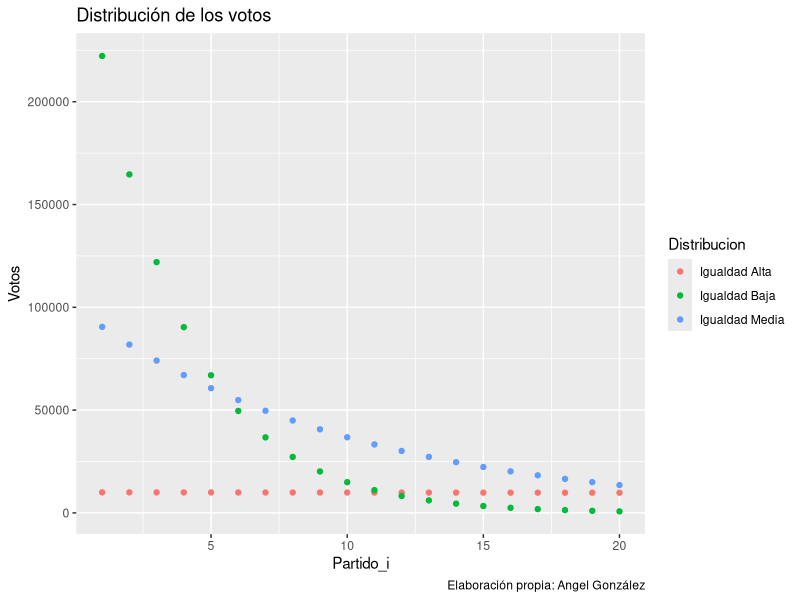
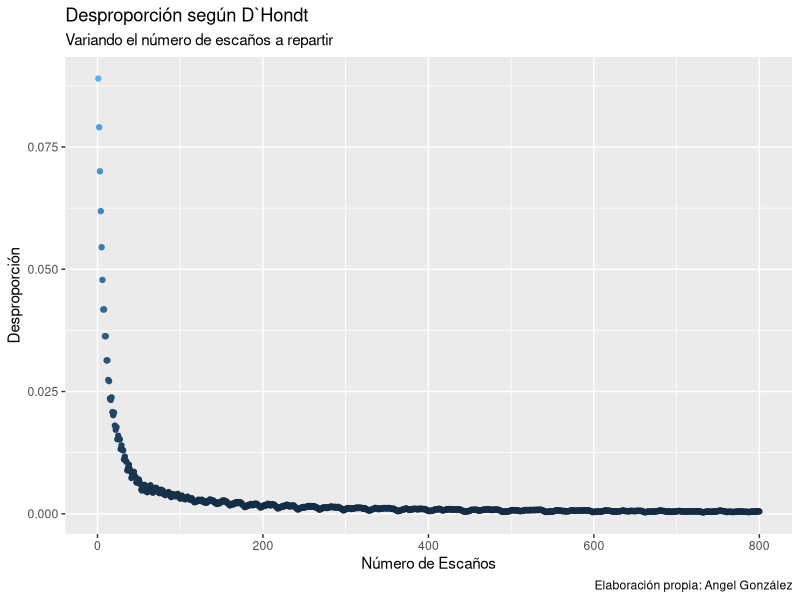
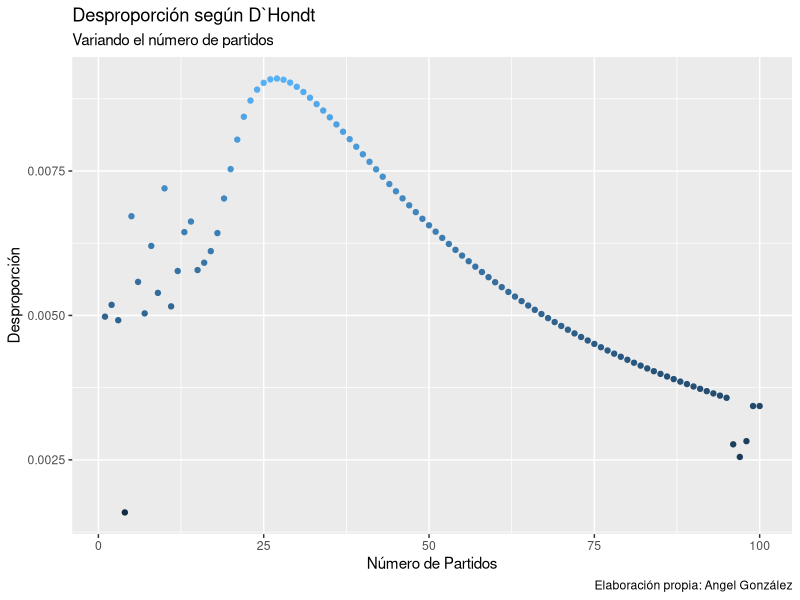
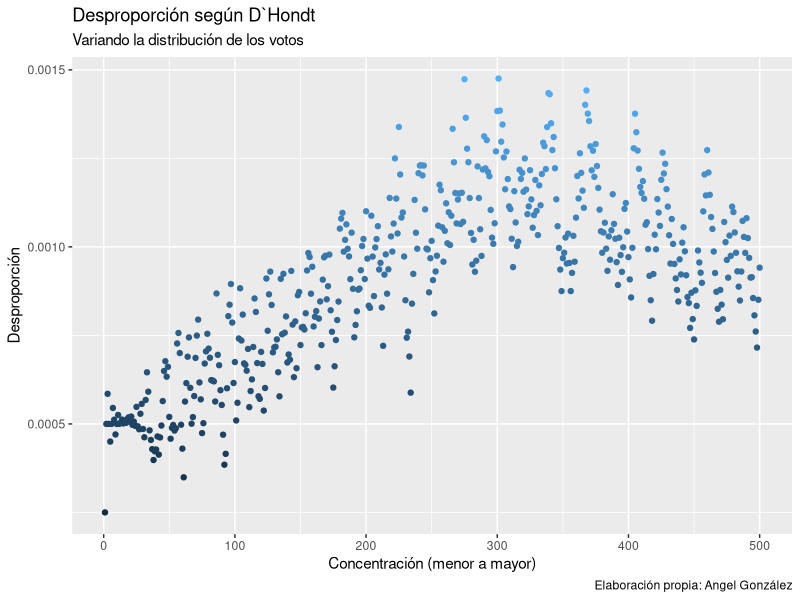
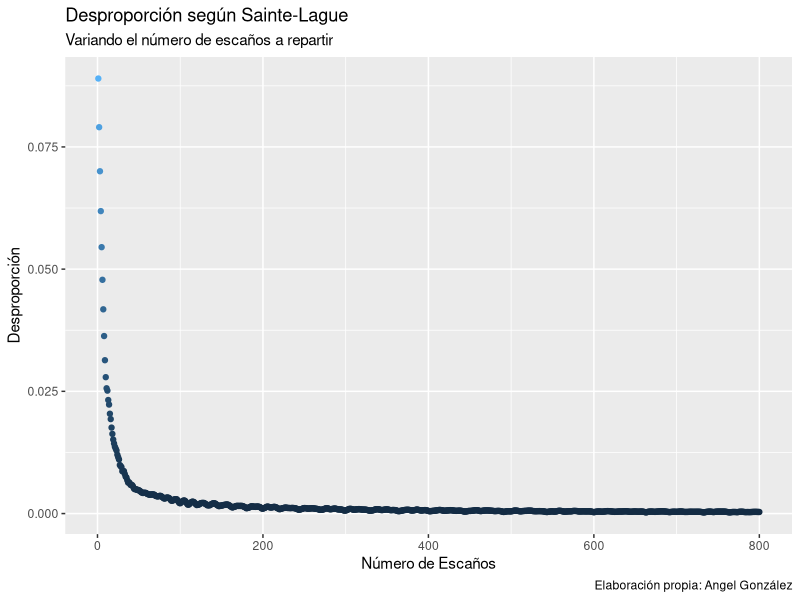
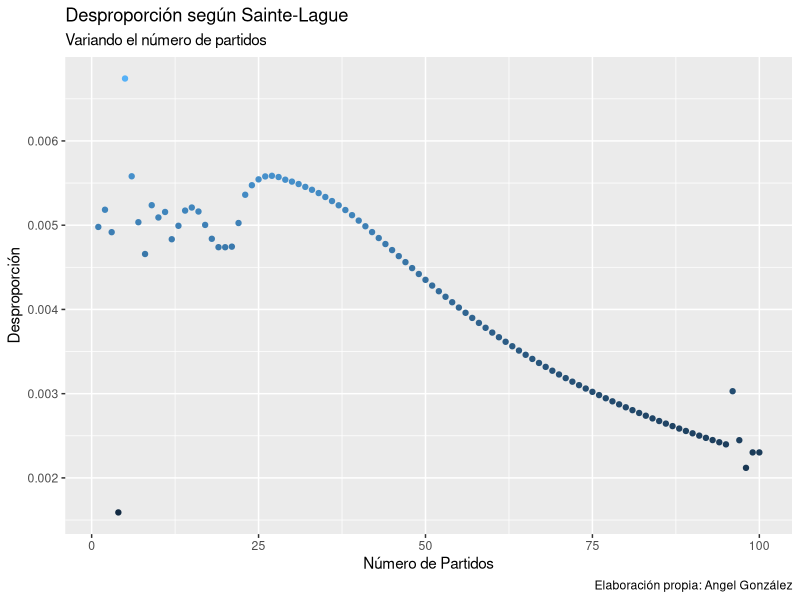
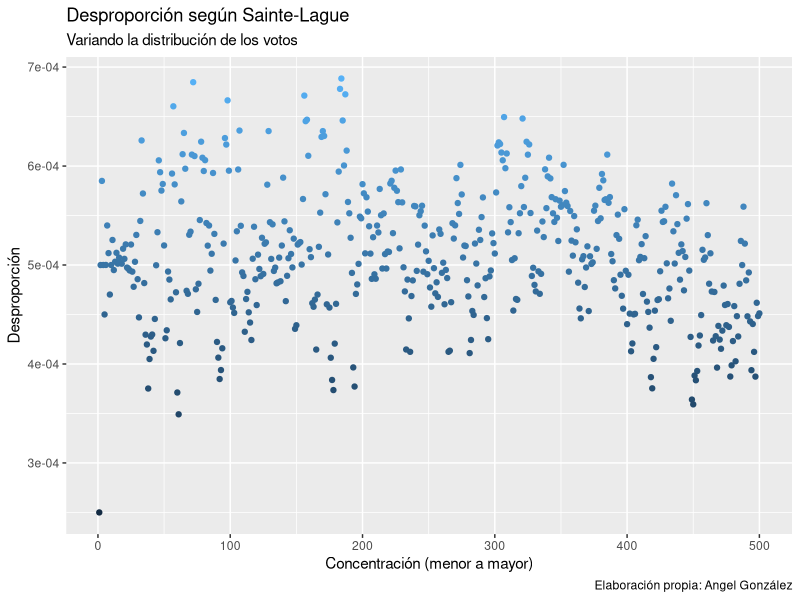
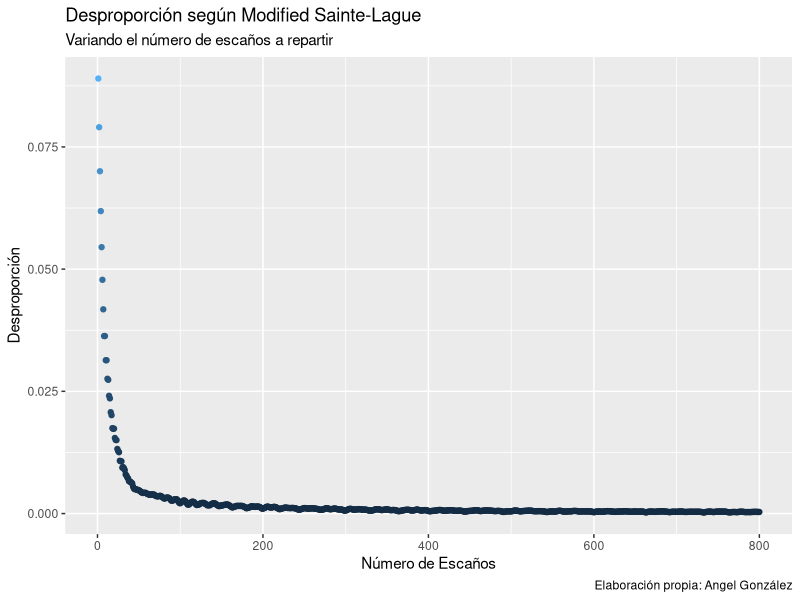

Source code (R) for these figures, in order: (Note: this script raises an error after producing the figures.)
## ---- chunk 1
knitr::opts_chunk$set(
  fig.path = "figurasR/",
  echo = FALSE, warning = FALSE, message = FALSE,
  fig.pos = "H", fig.align = "center", out.width = "95%",
  cache = FALSE
)
## ---- chunk 2
library(ggplot2)


# Fijar número de partidos
partidos <- paste("Partido_", seq_len(20), sep = "")

# Modificar la distribución de los votos
votos <- trunc(rep(x = 10e5, length(partidos)))
expon <- seq(from = 0.001, to = 1, length.out = 1000)
vot <- NULL
for (i in seq_len(1000)) {
  vot[[i]] <- votos * dexp(seq_len(length(partidos)), rate = expon[i])
}
vot_igualdad_media <- vot[[100]]
dis1 <- data.frame("Votos" = 10 * vot[[1]], "Partidos" = seq_len(length(vot[[1]])), "Distribucion" = "Igualdad Alta")

dis2 <- data.frame("Votos" = vot[[100]], "Partidos" = seq_len(length(vot[[100]])), "Distribucion" = "Igualdad Media")

dis3 <- data.frame("Votos" = vot[[300]], "Partidos" = seq_len(length(vot[[300]])), "Distribucion" = "Igualdad Baja")

dis <- rbind(dis1, dis2, dis3)
dis$Distribucion <- as.factor(dis$Distribucion)

# var_dis_sl <- dis1

ggplot(data = dis, mapping = aes(Partidos, Votos, group = Distribucion, color = Distribucion)) +
  geom_point() +
  labs(title = "Distribución de los votos", caption = "Elaboración propia: Angel González", x = "Partido_i")
## ---- chunk 3

library(ggplot2)
library(data.table)
library(ggthemes)

n_partidos <- seq_len(50)[-1]

densidad <- rep(length(n_partidos), 100)

n_escannos <- seq_len(350)
## ---- chunk 4

# Variables
partidos <- paste("Partido_", seq_len(20), sep = "")
n_escannos <- 350
votos <- trunc(vot[[100]])

asientos_dhondt <- function(partidos, votos,
                            n_escannos,
                            couta_min = 0) {
  # Cuota mínima
  nv <- sum(votos)
  vn <- votos
  vn[votos <= nv * couta_min] <- 0
  votos <- vn

  # Escaños
  div <- 1:n_escannos
  G <- sapply(div, function(x) votos / x)
  cuota <- G[order(G, decreasing = T)][n_escannos]
  W <- (G >= cuota)
  seats <- rowSums(W)
  o <- seats
  # Resultados
  data.frame("Partidos" = partidos, "Escanos" = as.numeric(o))
}
## ---- chunk 5
# D`Hondt Prueba fijo densidad, fijo votos, fijo n_partidos, distintos escaños
partidos <- paste("Partido_", seq_len(20), sep = "")
n_escannos <- 800
votos <- vot_igualdad_media

resul <- lapply(seq_len(n_escannos), function(x) asientos_dhondt(partidos, votos, x, couta_min = 0)$Escanos)
resul1 <- as.data.table(resul)
## ---- chunk 6
desproporción <-
  function(s, v) {
    s <- as.vector(s)
    v <- as.vector(v)
    l_s <- length(s)
    #        l_v <- length(v)
    s_s <- sum(s)
    s_v <- sum(v)
    p_s <- s / s_s
    p_v <- v / s_v

    o <- (1 / l_s) * sum(abs(p_s - p_v))
    #            nm <- 'Rae'

    # return(list(measure=nm, value=o))
    o
  }



dis <- apply(X = resul1[, 1:800], MARGIN = 2, FUN = function(x) desproporción(s = x, v = votos))





dis1 <- data.frame("Desproporción" = dis, "Escannos" = seq_len(length(dis)))
var_esc_dhondt <- dis1

ggplot(data = dis1, mapping = aes(Escannos, Desproporción)) +
  geom_point(data = dis1, mapping = aes(color = Desproporción), show.legend = F) +
  scale_fill_gradient(low = "red", high = "yellow") +
  labs(subtitle = "Variando el número de escaños a repartir", title = "Desproporción según D`Hondt", caption = "Elaboración propia: Angel González", x = "Número de Escaños")
## ---- chunk 7
# D`Hondt Prueba fijo densidad, fijo votos, var n_partidos, fijo escaños
partidos <- NULL
for (i in seq_len(100)) {
  partidos[[i]] <- paste("Partido_", seq_len(i), sep = "")
}
# partidos <- paste("Partido_", seq_len(20), sep = "")
n_escannos <- 30
votos <- NULL
for (i in seq_len(100)) {
  votos[[i]] <- trunc(rep(x = 10e5, length(partidos[[i]])))
  votos[[i]] <- votos[[i]] * dexp(seq_len(length(partidos[[i]])), rate = expon[100])
}



resul <- NULL
for (i in seq_len(length(partidos))) {
  if (i == 1) {
    next
  }
  n_escannos <- 50 # Variable
  # votos <- votos[[i]] # Fijo
  resul[[i]] <- asientos_dhondt(partidos[[i]], votos[[i]], n_escannos, couta_min = 0)$Escanos
}

resul1 <- as.data.table(resul) # Podriamos no utilizar esto y seguir utilizando listas(mejor)
# Arreglar tabla poniendo NA donde se necesita
for (i in 3:(ncol(resul1) - 2)) {
  resul1[[i - 2]][i:nrow(resul1)] <- NA
}

# Analizar la desproporción columna a columna
dis <- seq_len(length(partidos))
for (i in seq_len(length(partidos) - 1)) {
  dis[i] <- desproporción(s = as.vector(na.omit(resul1[[i]])), v = votos[[i + 1]])
}



dis[100] <- dis[99]





dis1 <- data.frame("Desproporción" = dis, "Escannos" = seq_len(length(dis)))
var_par_dhondt <- dis1

ggplot(data = dis1, mapping = aes(Escannos, Desproporción)) +
  geom_point(data = dis1, mapping = aes(color = Desproporción), show.legend = F) +
  scale_fill_gradient(low = "red", high = "yellow") +
  labs(subtitle = "Variando el número de partidos", title = "Desproporción según D`Hondt", caption = "Elaboración propia: Angel González", x = "Número de Partidos")
## ---- chunk 8
# D`Hondt Prueba var densidad, fijo votos, fijo n_partidos, fijo escaños
partidos <- paste("Partido_", seq_len(20), sep = "")
n_escannos <- 500


# Modificar la densidad de los votos
votos <- trunc(rep(x = 10e5, length(partidos)))
expon <- seq(from = 0.001, to = 1, length.out = 1000)
vot <- NULL
for (i in seq_len(1000)) {
  vot[[i]] <- votos * dexp(seq_len(length(partidos)), rate = expon[i])
}










# Aplicarlo
resul <- NULL
for (i in seq_len(n_escannos)) {
  # n_escannos <- i # Variable
  votos <- vot[[i]] # Fijo
  resul[[i]] <- asientos_dhondt(partidos, votos, n_escannos, couta_min = 0)$Escanos
}

resul1 <- as.data.table(resul)

# Analizar la desproporción columna a columna
dis <- seq_len(ncol(resul1))
for (i in seq_len(ncol(resul1))) {
  dis[i] <- desproporción(s = resul1[[i]], v = vot[[i]])
}








#       Concentración (menor a mayor)")

dis1 <- data.frame("Desproporción" = dis, "Escannos" = seq_len(length(dis)))
var_dis_dhondt <- dis1

ggplot(data = dis1, mapping = aes(Escannos, Desproporción)) +
  geom_point(data = dis1, mapping = aes(color = Desproporción), show.legend = F) +
  scale_fill_gradient(low = "red", high = "yellow") +
  labs(subtitle = "Variando la distribución de los votos", title = "Desproporción según D`Hondt", caption = "Elaboración propia: Angel González", x = "Concentración (menor a mayor)")
## ---- chunk 9

# Variables
partidos <- paste("Partido_", seq_len(20), sep = "")
n_escannos <- 5
votos <- trunc(vot[[100]])

asientos_dhondt <- function(partidos, votos,
                            n_escannos,
                            couta_min = 0) {
  # Cuota mínima
  nv <- sum(votos)
  vn <- votos
  vn[votos <= nv * couta_min] <- 0
  votos <- vn

  # Escaños
  div <- 2 * (1:n_escannos) - 1
  G <- sapply(div, function(x) votos / x)
  cuota <- G[order(G, decreasing = T)][n_escannos]
  W <- (G >= cuota)
  seats <- rowSums(W)
  o <- seats
  # Resultados
  data.frame("Partidos" = partidos, "Escanos" = as.numeric(o))
}
## ---- chunk 10
# Sainte-Lague Prueba fijo densidad, fijo votos, fijo n_partidos, distintos escaños
partidos <- paste("Partido_", seq_len(20), sep = "")
n_escannos <- 800
votos <- vot_igualdad_media








resul <- lapply(seq_len(n_escannos), function(x) asientos_dhondt(partidos, votos, x, couta_min = 0)$Escanos)
resul1 <- as.data.table(resul)
## ---- chunk 11

dis <- apply(X = resul1[, 1:800], MARGIN = 2, FUN = function(x) desproporción(s = x, v = votos))





dis1 <- data.frame("Desproporción" = dis, "Escannos" = seq_len(length(dis)))
var_esc_sl <- dis1

ggplot(data = dis1, mapping = aes(Escannos, Desproporción)) +
  geom_point(data = dis1, mapping = aes(color = Desproporción), show.legend = F) +
  scale_fill_gradient(low = "red", high = "yellow") +
  labs(subtitle = "Variando el número de escaños a repartir", title = "Desproporción según Sainte-Lague", caption = "Elaboración propia: Angel González", x = "Número de Escaños")
## ---- chunk 12
# Sainte-Lague Prueba fijo densidad, fijo votos, var n_partidos, fijo escaños
partidos <- NULL
for (i in seq_len(100)) {
  partidos[[i]] <- paste("Partido_", seq_len(i), sep = "")
}
# partidos <- paste("Partido_", seq_len(20), sep = "")
n_escannos <- 30
votos <- NULL
for (i in seq_len(100)) {
  votos[[i]] <- trunc(rep(x = 10e5, length(partidos[[i]])))
  votos[[i]] <- votos[[i]] * dexp(seq_len(length(partidos[[i]])), rate = expon[100])
}



resul <- NULL
for (i in seq_len(length(partidos))) {
  if (i == 1) {
    next
  }
  n_escannos <- 50 # Variable
  # votos <- votos[[i]] # Fijo
  resul[[i]] <- asientos_dhondt(partidos[[i]], votos[[i]], n_escannos, couta_min = 0)$Escanos
}

resul1 <- as.data.table(resul)
# Arreglar tabla poniendo NA donde se necesita
for (i in 3:(ncol(resul1) - 2)) {
  resul1[[i - 2]][i:nrow(resul1)] <- NA
}

# Analizar la desproporción columna a columna
dis <- seq_len(length(partidos))
for (i in seq_len(length(partidos) - 1)) {
  dis[i] <- desproporción(s = as.vector(na.omit(resul1[[i]])), v = votos[[i + 1]])
}



dis[100] <- dis[99] 





dis1 <- data.frame("Desproporción" = dis, "Escannos" = seq_len(length(dis)))
var_par_sl <- dis1


ggplot(data = dis1, mapping = aes(Escannos, Desproporción)) +
  geom_point(data = dis1, mapping = aes(color = Desproporción), show.legend = F) +
  scale_fill_gradient(low = "red", high = "yellow") +
  labs(subtitle = "Variando el número de partidos", title = "Desproporción según Sainte-Lague", caption = "Elaboración propia: Angel González", x = "Número de Partidos")
## ---- chunk 13
# Sainte-Lague Prueba var densidad, fijo votos, fijo n_partidos, fijo escaños
partidos <- paste("Partido_", seq_len(20), sep = "")
n_escannos <- 500


# Modificar la densidad de los votos
votos <- trunc(rep(x = 10e5, length(partidos)))
expon <- seq(from = 0.001, to = 1, length.out = 1000)
vot <- NULL
for (i in seq_len(1000)) {
  vot[[i]] <- votos * dexp(seq_len(length(partidos)), rate = expon[i])
}










# Aplicarlo
resul <- NULL
for (i in seq_len(n_escannos)) {
  # n_escannos <- i # Variable
  votos <- vot[[i]] # Fijo
  resul[[i]] <- asientos_dhondt(partidos, votos, n_escannos, couta_min = 0)$Escanos
}

resul1 <- as.data.table(resul)

# Analizar la desproporción columna a columna
dis <- seq_len(ncol(resul1))
for (i in seq_len(ncol(resul1))) {
  dis[i] <- desproporción(s = resul1[[i]], v = vot[[i]])
}








#       Concentración (menor a mayor)")

dis1 <- data.frame("Desproporción" = dis, "Escannos" = seq_len(length(dis)))
var_dis_sl <- dis1

ggplot(data = dis1, mapping = aes(Escannos, Desproporción)) +
  geom_point(data = dis1, mapping = aes(color = Desproporción), show.legend = F) +
  scale_fill_gradient(low = "red", high = "yellow") +
  labs(subtitle = "Variando la distribución de los votos", title = "Desproporción según Sainte-Lague", caption = "Elaboración propia: Angel González", x = "Concentración (menor a mayor)")
## ---- chunk 14

# Variables
partidos <- paste("Partido_", seq_len(20), sep = "")
n_escannos <- 5
votos <- trunc(vot[[100]])

asientos_dhondt <- function(partidos, votos,
                            n_escannos,
                            couta_min = 0) {
  # Cuota mínima
  nv <- sum(votos)
  vn <- votos
  vn[votos <= nv * couta_min] <- 0
  votos <- vn

  # Escaños
  div <- c(1, (10 * (2:n_escannos) - 5) / 7)
  G <- sapply(div, function(x) votos / x)
  cuota <- G[order(G, decreasing = T)][n_escannos]
  W <- (G >= cuota)
  seats <- rowSums(W)
  o <- seats
  # Resultados
  data.frame("Partidos" = partidos, "Escanos" = as.numeric(o))
}


## ---- chunk 15
# Modified Sainte-Lague Prueba fijo densidad, fijo votos, fijo n_partidos, distintos escaños
partidos <- paste("Partido_", seq_len(20), sep = "")
n_escannos <- 800
votos <- vot_igualdad_media








resul <- lapply(seq_len(n_escannos), function(x) asientos_dhondt(partidos, votos, x, couta_min = 0)$Escanos)
resul1 <- as.data.table(resul)
## ---- chunk 16

dis <- apply(X = resul1[, 1:800], MARGIN = 2, FUN = function(x) desproporción(s = x, v = votos))





dis1 <- data.frame("Desproporción" = dis, "Escannos" = seq_len(length(dis)))
var_esc_msl <- dis1

ggplot(data = dis1, mapping = aes(Escannos, Desproporción)) +
  geom_point(data = dis1, mapping = aes(color = Desproporción), show.legend = F) +
  scale_fill_gradient(low = "red", high = "yellow") +
  labs(subtitle = "Variando el número de escaños a repartir", title = "Desproporción según Modified Sainte-Lague", caption = "Elaboración propia: Angel González", x = "Número de Escaños")
## ---- chunk 17
# Modified Sainte-Lague Prueba fijo densidad, fijo votos, var n_partidos, fijo escaños
partidos <- NULL
for (i in seq_len(100)) {
  partidos[[i]] <- paste("Partido_", seq_len(i), sep = "")
}
# partidos <- paste("Partido_", seq_len(20), sep = "")
n_escannos <- 30
votos <- NULL
for (i in seq_len(100)) {
  votos[[i]] <- trunc(rep(x = 10e5, length(partidos[[i]])))
  votos[[i]] <- votos[[i]] * dexp(seq_len(length(partidos[[i]])), rate = expon[100])
}



resul <- NULL
for (i in seq_len(length(partidos))) {
  if (i == 1) {
    next
  }
  n_escannos <- 50 # Variable
  # votos <- votos[[i]] # Fijo
  resul[[i]] <- asientos_dhondt(partidos[[i]], votos[[i]], n_escannos, couta_min = 0)$Escanos
}

resul1 <- as.data.table(resul)
# Arreglar tabla poniendo NA donde se necesita
for (i in 3:(ncol(resul1) - 2)) {
  resul1[[i - 2]][i:nrow(resul1)] <- NA
}

# Analizar la desproporción columna a columna
dis <- seq_len(length(partidos))
for (i in seq_len(length(partidos) - 1)) {
  dis[i] <- desproporción(s = as.vector(na.omit(resul1[[i]])), v = votos[[i + 1]])
}



dis[100] <- dis[99] 





dis1 <- data.frame("Desproporción" = dis, "Escannos" = seq_len(length(dis)))
var_par_msl <- dis1

ggplot(data = dis1, mapping = aes(Escannos, Desproporción)) +
  geom_point(data = dis1, mapping = aes(color = Desproporción), show.legend = F) +
  scale_fill_gradient(low = "red", high = "yellow") +
  labs(subtitle = "Variando el número de partidos", title = "Desproporción según Modified Sainte-Lague", caption = "Elaboración propia: Angel González", x = "Número de Partidos")
## ---- chunk 18
# Modified Sainte-Lague Prueba var densidad, fijo votos, fijo n_partidos, fijo escaños
partidos <- paste("Partido_", seq_len(20), sep = "")
n_escannos <- 500


# Modificar la densidad de los votos
votos <- trunc(rep(x = 10e5, length(partidos)))
expon <- seq(from = 0.001, to = 1, length.out = 1000)
vot <- NULL
for (i in seq_len(1000)) {
  vot[[i]] <- votos * dexp(seq_len(length(partidos)), rate = expon[i])
}










# Aplicarlo
resul <- NULL
for (i in seq_len(n_escannos)) {
  # n_escannos <- i # Variable
  votos <- vot[[i]] # Fijo
  resul[[i]] <- asientos_dhondt(partidos, votos, n_escannos, couta_min = 0)$Escanos
}

resul1 <- as.data.table(resul)

# Analizar la desproporción columna a columna
dis <- seq_len(ncol(resul1))
for (i in seq_len(ncol(resul1))) {
  dis[i] <- desproporción(s = resul1[[i]], v = vot[[i]])
}








#       Concentración (menor a mayor)")

dis1 <- data.frame("Desproporción" = dis, "Escannos" = seq_len(length(dis)))
var_dis_msl <- dis1

ggplot(data = dis1, mapping = aes(Escannos, Desproporción)) +
  geom_point(data = dis1, mapping = aes(color = Desproporción), show.legend = F) +
  scale_fill_gradient(low = "red", high = "yellow") +
  labs(subtitle = "Variando la distribución de los votos", title = "Desproporción según Modified Sainte-Lague", caption = "Elaboración propia: Angel González", x = "Concentración (menor a mayor)")
## ---- chunk 19

# Variables
partidos <- paste("Partido_", seq_len(20), sep = "")
n_escannos <- 5
votos <- trunc(vot[[100]])

asientos_dhondt <- function(partidos, votos,
                            n_escannos,
                            couta_min = 0) {
  # Cuota mínima
  nv <- sum(votos)
  vn <- votos
  vn[votos <= nv * couta_min] <- 0
  votos <- vn

  # Escaños
  div <- ((1:n_escannos) + 1) / 2
  G <- sapply(div, function(x) votos / x)
  cuota <- G[order(G, decreasing = T)][n_escannos]
  W <- (G >= cuota)
  seats <- rowSums(W)
  o <- seats
  # Resultados
  data.frame("Partidos" = partidos, "Escanos" = as.numeric(o))
}
## ---- chunk 20
# Imperiali Prueba fijo densidad, fijo votos, fijo n_partidos, distintos escaños
partidos <- paste("Partido_", seq_len(20), sep = "")
n_escannos <- 800
votos <- vot_igualdad_media








resul <- lapply(seq_len(n_escannos), function(x) asientos_dhondt(partidos, votos, x, couta_min = 0)$Escanos)
resul1 <- as.data.table(resul)
## ---- chunk 21

dis <- apply(X = resul1[, 1:800], MARGIN = 2, FUN = function(x) desproporción(s = x, v = votos))





dis1 <- data.frame("Desproporción" = dis, "Escannos" = seq_len(length(dis)))
var_esc_imp <- dis1

ggplot(data = dis1, mapping = aes(Escannos, Desproporción)) +
  geom_point(data = dis1, mapping = aes(color = Desproporción), show.legend = F) +
  scale_fill_gradient(low = "red", high = "yellow") +
  labs(subtitle = "Variando el número de escaños a repartir", title = "Desproporción según Imperiali", caption = "Elaboración propia: Angel González", x = "Número de Escaños")
## ---- chunk 22
# Imperiali Prueba fijo densidad, fijo votos, var n_partidos, fijo escaños
partidos <- NULL
for (i in seq_len(100)) {
  partidos[[i]] <- paste("Partido_", seq_len(i), sep = "")
}
# partidos <- paste("Partido_", seq_len(20), sep = "")
n_escannos <- 30
votos <- NULL
for (i in seq_len(100)) {
  votos[[i]] <- trunc(rep(x = 10e5, length(partidos[[i]])))
  votos[[i]] <- votos[[i]] * dexp(seq_len(length(partidos[[i]])), rate = expon[100])
}



resul <- NULL
for (i in seq_len(length(partidos))) {
  if (i == 1) {
    next
  }
  n_escannos <- 50 # Variable
  # votos <- votos[[i]] # Fijo
  resul[[i]] <- asientos_dhondt(partidos[[i]], votos[[i]], n_escannos, couta_min = 0)$Escanos
}

resul1 <- as.data.table(resul)
# Arreglar tabla poniendo NA donde se necesita
for (i in 3:(ncol(resul1) - 2)) {
  resul1[[i - 2]][i:nrow(resul1)] <- NA
}

# Analizar la desproporción columna a columna
dis <- seq_len(length(partidos))
for (i in seq_len(length(partidos) - 1)) {
  dis[i] <- desproporción(s = as.vector(na.omit(resul1[[i]])), v = votos[[i + 1]])
}



dis[100] <- dis[99] 





dis1 <- data.frame("Desproporción" = dis, "Escannos" = seq_len(length(dis)))
var_par_imp <- dis1

ggplot(data = dis1, mapping = aes(Escannos, Desproporción)) +
  geom_point(data = dis1, mapping = aes(color = Desproporción), show.legend = F) +
  scale_fill_gradient(low = "red", high = "yellow") +
  labs(subtitle = "Variando el número de partidos", title = "Desproporción según Imperiali", caption = "Elaboración propia: Angel González", x = "Número de Partidos")
## ---- chunk 23
# Imperiali Prueba var densidad, fijo votos, fijo n_partidos, fijo escaños
partidos <- paste("Partido_", seq_len(20), sep = "")
n_escannos <- 500


# Modificar la densidad de los votos
votos <- trunc(rep(x = 10e5, length(partidos)))
expon <- seq(from = 0.001, to = 1, length.out = 1000)
vot <- NULL
for (i in seq_len(1000)) {
  vot[[i]] <- votos * dexp(seq_len(length(partidos)), rate = expon[i])
}










# Aplicarlo
resul <- NULL
for (i in seq_len(n_escannos)) {
  # n_escannos <- i # Variable
  votos <- vot[[i]] # Fijo
  resul[[i]] <- asientos_dhondt(partidos, votos, n_escannos, couta_min = 0)$Escanos
}

resul1 <- as.data.table(resul)

# Analizar la desproporción columna a columna
dis <- seq_len(ncol(resul1))
for (i in seq_len(ncol(resul1))) {
  dis[i] <- desproporción(s = resul1[[i]], v = vot[[i]])
}








#       Concentración (menor a mayor)")

dis1 <- data.frame("Desproporción" = dis, "Escannos" = seq_len(length(dis)))
var_dis_imp <- dis1

ggplot(data = dis1, mapping = aes(Escannos, Desproporción)) +
  geom_point(data = dis1, mapping = aes(color = Desproporción), show.legend = F) +
  scale_fill_gradient(low = "red", high = "yellow") +
  labs(subtitle = "Variando la distribución de los votos", title = "Desproporción según Imperiali", caption = "Elaboración propia: Angel González", x = "Concentración (menor a mayor)")
## ---- chunk 24

# Variables
partidos <- paste("Partido_", seq_len(20), sep = "")
n_escannos <- 5
votos <- trunc(vot[[100]])

asientos_dhondt <- function(partidos, votos,
                            n_escannos,
                            couta_min = 0) {
  # Cuota mínima
  nv <- sum(votos)
  vn <- votos
  vn[votos <= nv * couta_min] <- 0
  votos <- vn

  # Escaños
  div <- sqrt((1:n_escannos) * ((1:n_escannos) - 1))
  G <- sapply(div, function(x) votos / x)
  cuota <- G[order(G, decreasing = T)][n_escannos]
  W <- (G >= cuota)
  seats <- rowSums(W)
  o <- seats
  # Resultados
  data.frame("Partidos" = partidos, "Escanos" = as.numeric(o))
}


## ---- chunk 25
# Huntington-Hill Prueba fijo densidad, fijo votos, fijo n_partidos, distintos escaños
partidos <- paste("Partido_", seq_len(20), sep = "")
n_escannos <- 800
votos <- vot_igualdad_media








resul <- lapply(seq_len(n_escannos), function(x) asientos_dhondt(partidos, votos, x, couta_min = 0)$Escanos)
resul1 <- as.data.table(resul)
## ---- chunk 26

dis <- apply(X = resul1[, 1:800], MARGIN = 2, FUN = function(x) desproporción(s = x, v = votos))





dis1 <- data.frame("Desproporción" = dis, "Escannos" = seq_len(length(dis)))
var_esc_hh <- dis1

ggplot(data = dis1, mapping = aes(Escannos, Desproporción)) +
  geom_point(data = dis1, mapping = aes(color = Desproporción), show.legend = F) +
  scale_fill_gradient(low = "red", high = "yellow") +
  labs(subtitle = "Variando el número de escaños a repartir", title = "Desproporción según Huntington-Hill", caption = "Elaboración propia: Angel González", x = "Número de Escaños")
## ---- chunk 27
# Huntington-Hill Prueba fijo densidad, fijo votos, var n_partidos, fijo escaños
partidos <- NULL
for (i in seq_len(100)) {
  partidos[[i]] <- paste("Partido_", seq_len(i), sep = "")
}
# partidos <- paste("Partido_", seq_len(20), sep = "")
n_escannos <- 30
votos <- NULL
for (i in seq_len(100)) {
  votos[[i]] <- trunc(rep(x = 10e5, length(partidos[[i]])))
  votos[[i]] <- votos[[i]] * dexp(seq_len(length(partidos[[i]])), rate = expon[100])
}



resul <- NULL
for (i in seq_len(length(partidos))) {
  if (i == 1) {
    next
  }
  n_escannos <- 50 # Variable
  # votos <- votos[[i]] # Fijo
  resul[[i]] <- asientos_dhondt(partidos[[i]], votos[[i]], n_escannos, couta_min = 0)$Escanos
}

resul1 <- as.data.table(resul)
# Arreglar tabla poniendo NA donde se necesita
for (i in 3:(ncol(resul1) - 2)) {
  resul1[[i - 2]][i:nrow(resul1)] <- NA
}

# Analizar la desproporción columna a columna
dis <- seq_len(length(partidos))
for (i in seq_len(length(partidos) - 1)) {
  dis[i] <- desproporción(s = as.vector(na.omit(resul1[[i]])), v = votos[[i + 1]])
}



dis[100] <- dis[99] 





dis1 <- data.frame("Desproporción" = dis, "Escannos" = seq_len(length(dis)))
var_par_hh <- dis1

ggplot(data = dis1, mapping = aes(Escannos, Desproporción)) +
  geom_point(data = dis1, mapping = aes(color = Desproporción), show.legend = F) +
  scale_fill_gradient(low = "red", high = "yellow") +
  labs(subtitle = "Variando el número de partidos", title = "Desproporción según Huntington-Hill", caption = "Elaboración propia: Angel González", x = "Número de Partidos")
## ---- chunk 28
# Huntington-Hill Prueba var densidad, fijo votos, fijo n_partidos, fijo escaños
partidos <- paste("Partido_", seq_len(20), sep = "")
n_escannos <- 500


# Modificar la densidad de los votos
votos <- trunc(rep(x = 10e5, length(partidos)))
expon <- seq(from = 0.001, to = 1, length.out = 1000)
vot <- NULL
for (i in seq_len(1000)) {
  vot[[i]] <- votos * dexp(seq_len(length(partidos)), rate = expon[i])
}










# Aplicarlo
resul <- NULL
for (i in seq_len(n_escannos)) {
  # n_escannos <- i # Variable
  votos <- vot[[i]] # Fijo
  resul[[i]] <- asientos_dhondt(partidos, votos, n_escannos, couta_min = 0)$Escanos
}

resul1 <- as.data.table(resul)

# Analizar la desproporción columna a columna
dis <- seq_len(ncol(resul1))
for (i in seq_len(ncol(resul1))) {
  dis[i] <- desproporción(s = resul1[[i]], v = vot[[i]])
}








#       Concentración (menor a mayor)")

dis1 <- data.frame("Desproporción" = dis, "Escannos" = seq_len(length(dis)))
var_dis_hh <- dis1

ggplot(data = dis1, mapping = aes(Escannos, Desproporción)) +
  geom_point(data = dis1, mapping = aes(color = Desproporción), show.legend = F) +
  scale_fill_gradient(low = "red", high = "yellow") +
  labs(subtitle = "Variando la distribución de los votos", title = "Desproporción según Huntington-Hill", caption = "Elaboración propia: Angel González", x = "Concentración (menor a mayor)")
## ---- chunk 29

# Variables
partidos <- paste("Partido_", seq_len(20), sep = "")
n_escannos <- 5
votos <- trunc(vot[[100]])

asientos_dhondt <- function(partidos, votos,
                            n_escannos,
                            couta_min = 0) {
  # Cuota mínima
  nv <- sum(votos)
  vn <- votos
  vn[votos <= nv * couta_min] <- 0
  votos <- vn

  # Escaños
  div <- 1:n_escannos - 1
  div[is.na(div)] <- 0
  G <- sapply(div, function(x) votos / x)
  cuota <- G[order(G, decreasing = T)][n_escannos]
  W <- (G >= cuota)
  seats <- rowSums(W)
  o <- seats
  # Resultados
  data.frame("Partidos" = partidos, "Escanos" = as.numeric(o))
}

## ---- chunk 30
# Adams Prueba fijo densidad, fijo votos, fijo n_partidos, distintos escaños
partidos <- paste("Partido_", seq_len(20), sep = "")
n_escannos <- 800
votos <- vot_igualdad_media








resul <- lapply(seq_len(n_escannos), function(x) asientos_dhondt(partidos, votos, x, couta_min = 0)$Escanos)
resul1 <- as.data.table(resul)
## ---- chunk 31

dis <- apply(X = resul1[, 1:800], MARGIN = 2, FUN = function(x) desproporción(s = x, v = votos))





dis1 <- data.frame("Desproporción" = dis, "Escannos" = seq_len(length(dis)))
var_esc_ad <- dis1

ggplot(data = dis1, mapping = aes(Escannos, Desproporción)) +
  geom_point(data = dis1, mapping = aes(color = Desproporción), show.legend = F) +
  scale_fill_gradient(low = "red", high = "yellow") +
  labs(subtitle = "Variando el número de escaños a repartir", title = "Desproporción según Adams", caption = "Elaboración propia: Angel González", x = "Número de Escaños")
## ---- chunk 32
# Adams Prueba fijo densidad, fijo votos, var n_partidos, fijo escaños
partidos <- NULL
for (i in seq_len(100)) {
  partidos[[i]] <- paste("Partido_", seq_len(i), sep = "")
}
# partidos <- paste("Partido_", seq_len(20), sep = "")
n_escannos <- 30
votos <- NULL
for (i in seq_len(100)) {
  votos[[i]] <- trunc(rep(x = 10e5, length(partidos[[i]])))
  votos[[i]] <- votos[[i]] * dexp(seq_len(length(partidos[[i]])), rate = expon[100])
}



resul <- NULL
for (i in seq_len(length(partidos))) {
  if (i == 1) {
    next
  }
  n_escannos <- 50 # Variable
  # votos <- votos[[i]] # Fijo
  resul[[i]] <- asientos_dhondt(partidos[[i]], votos[[i]], n_escannos, couta_min = 0)$Escanos
}

resul1 <- as.data.table(resul)
# Arreglar tabla poniendo NA donde se necesita
for (i in 3:(ncol(resul1) - 2)) {
  resul1[[i - 2]][i:nrow(resul1)] <- NA
}

# Analizar la desproporción columna a columna
dis <- seq_len(length(partidos))
for (i in seq_len(length(partidos) - 1)) {
  dis[i] <- desproporción(s = as.vector(na.omit(resul1[[i]])), v = votos[[i + 1]])
}



dis[100] <- dis[99] 





dis1 <- data.frame("Desproporción" = dis, "Escannos" = seq_len(length(dis)))
var_par_ad <- dis1

ggplot(data = dis1, mapping = aes(Escannos, Desproporción)) +
  geom_point(data = dis1, mapping = aes(color = Desproporción), show.legend = F) +
  scale_fill_gradient(low = "red", high = "yellow") +
  labs(subtitle = "Variando el número de partidos", title = "Desproporción según Adams", caption = "Elaboración propia: Angel González", x = "Número de Partidos")
## ---- chunk 33
# Adams Prueba var densidad, fijo votos, fijo n_partidos, fijo escaños
partidos <- paste("Partido_", seq_len(20), sep = "")
n_escannos <- 500


# Modificar la densidad de los votos
votos <- trunc(rep(x = 10e5, length(partidos)))
expon <- seq(from = 0.001, to = 1, length.out = 1000)
vot <- NULL
for (i in seq_len(1000)) {
  vot[[i]] <- votos * dexp(seq_len(length(partidos)), rate = expon[i])
}










# Aplicarlo
resul <- NULL
for (i in seq_len(n_escannos)) {
  # n_escannos <- i # Variable
  votos <- vot[[i]] # Fijo
  resul[[i]] <- asientos_dhondt(partidos, votos, n_escannos, couta_min = 0)$Escanos
}

resul1 <- as.data.table(resul)

# Analizar la desproporción columna a columna
dis <- seq_len(ncol(resul1))
for (i in seq_len(ncol(resul1))) {
  dis[i] <- desproporción(s = resul1[[i]], v = vot[[i]])
}








#       Concentración (menor a mayor)")

dis1 <- data.frame("Desproporción" = dis, "Escannos" = seq_len(length(dis)))
var_dis_ad <- dis1

ggplot(data = dis1, mapping = aes(Escannos, Desproporción)) +
  geom_point(data = dis1, mapping = aes(color = Desproporción), show.legend = F) +
  scale_fill_gradient(low = "red", high = "yellow") +
  labs(subtitle = "Variando la distribución de los votos", title = "Desproporción según Adams", caption = "Elaboración propia: Angel González", x = "Concentración (menor a mayor)")
## ---- chunk 34

# Variables
partidos <- paste("Partido_", seq_len(20), sep = "")
n_escannos <- 5
votos <- trunc(vot[[100]])

asientos_dhondt <- function(partidos, votos,
                            n_escannos,
                            couta_min = 0) {
  # Cuota mínima
  nv <- sum(votos)
  vn <- votos
  vn[votos <= nv * couta_min] <- 0
  votos <- vn

  # Escaños
  div <- 3 * (1:n_escannos) - 2
  G <- sapply(div, function(x) votos / x)
  cuota <- G[order(G, decreasing = T)][n_escannos]
  W <- (G >= cuota)
  seats <- rowSums(W)
  o <- seats
  # Resultados
  data.frame("Partidos" = partidos, "Escanos" = as.numeric(o))
}

## ---- chunk 35
# Danish Prueba fijo densidad, fijo votos, fijo n_partidos, distintos escaños
partidos <- paste("Partido_", seq_len(20), sep = "")
n_escannos <- 800
votos <- vot_igualdad_media








resul <- lapply(seq_len(n_escannos), function(x) asientos_dhondt(partidos, votos, x, couta_min = 0)$Escanos)
resul1 <- as.data.table(resul)
## ---- chunk 36

dis <- apply(X = resul1[, 1:800], MARGIN = 2, FUN = function(x) desproporción(s = x, v = votos))





dis1 <- data.frame("Desproporción" = dis, "Escannos" = seq_len(length(dis)))
var_esc_dan <- dis1

ggplot(data = dis1, mapping = aes(Escannos, Desproporción)) +
  geom_point(data = dis1, mapping = aes(color = Desproporción), show.legend = F) +
  scale_fill_gradient(low = "red", high = "yellow") +
  labs(subtitle = "Variando el número de escaños a repartir", title = "Desproporción según Danish", caption = "Elaboración propia: Angel González", x = "Número de Escaños")
## ---- chunk 37
# Danish Prueba fijo densidad, fijo votos, var n_partidos, fijo escaños
partidos <- NULL
for (i in seq_len(100)) {
  partidos[[i]] <- paste("Partido_", seq_len(i), sep = "")
}
# partidos <- paste("Partido_", seq_len(20), sep = "")
n_escannos <- 30
votos <- NULL
for (i in seq_len(100)) {
  votos[[i]] <- trunc(rep(x = 10e5, length(partidos[[i]])))
  votos[[i]] <- votos[[i]] * dexp(seq_len(length(partidos[[i]])), rate = expon[100])
}



resul <- NULL
for (i in seq_len(length(partidos))) {
  if (i == 1) {
    next
  }
  n_escannos <- 50 # Variable
  # votos <- votos[[i]] # Fijo
  resul[[i]] <- asientos_dhondt(partidos[[i]], votos[[i]], n_escannos, couta_min = 0)$Escanos
}

resul1 <- as.data.table(resul)
# Arreglar tabla poniendo NA donde se necesita
for (i in 3:(ncol(resul1) - 2)) {
  resul1[[i - 2]][i:nrow(resul1)] <- NA
}

# Analizar la desproporción columna a columna
dis <- seq_len(length(partidos))
for (i in seq_len(length(partidos) - 1)) {
  dis[i] <- desproporción(s = as.vector(na.omit(resul1[[i]])), v = votos[[i + 1]])
}



dis[100] <- dis[99] 





dis1 <- data.frame("Desproporción" = dis, "Escannos" = seq_len(length(dis)))
var_par_dan <- dis1

ggplot(data = dis1, mapping = aes(Escannos, Desproporción)) +
  geom_point(data = dis1, mapping = aes(color = Desproporción), show.legend = F) +
  scale_fill_gradient(low = "red", high = "yellow") +
  labs(subtitle = "Variando el número de partidos", title = "Desproporción según Danish", caption = "Elaboración propia: Angel González", x = "Número de Partidos")
## ---- chunk 38
# Danish Prueba var densidad, fijo votos, fijo n_partidos, fijo escaños
partidos <- paste("Partido_", seq_len(20), sep = "")
n_escannos <- 500


# Modificar la densidad de los votos
votos <- trunc(rep(x = 10e5, length(partidos)))
expon <- seq(from = 0.001, to = 1, length.out = 1000)
vot <- NULL
for (i in seq_len(1000)) {
  vot[[i]] <- votos * dexp(seq_len(length(partidos)), rate = expon[i])
}










# Aplicarlo
resul <- NULL
for (i in seq_len(n_escannos)) {
  # n_escannos <- i # Variable
  votos <- vot[[i]] # Fijo
  resul[[i]] <- asientos_dhondt(partidos, votos, n_escannos, couta_min = 0)$Escanos
}

resul1 <- as.data.table(resul)

# Analizar la desproporción columna a columna
dis <- seq_len(ncol(resul1))
for (i in seq_len(ncol(resul1))) {
  dis[i] <- desproporción(s = resul1[[i]], v = vot[[i]])
}








#       Concentración (menor a mayor)")

dis1 <- data.frame("Desproporción" = dis, "Escannos" = seq_len(length(dis)))
var_dis_dan <- dis1

ggplot(data = dis1, mapping = aes(Escannos, Desproporción)) +
  geom_point(data = dis1, mapping = aes(color = Desproporción), show.legend = F) +
  scale_fill_gradient(low = "red", high = "yellow") +
  labs(subtitle = "Variando la distribución de los votos", title = "Desproporción según Danish", caption = "Elaboración propia: Angel González", x = "Concentración (menor a mayor)")
## ---- chunk 39

# Variables
partidos <- paste("Partido_", seq_len(20), sep = "")
n_escannos <- 5
votos <- trunc(vot[[100]])

asientos_dhondt <- function(partidos, votos,
                            n_escannos,
                            couta_min = 0) {
  # Cuota mínima
  nv <- sum(votos)
  vn <- votos
  vn[votos <= nv * couta_min] <- 0
  votos <- vn

  # Escaños
  div <- trunc(nv / n_escannos) # Parte entera
  G <- sapply(div, function(x) votos / x)
  o <- trunc(G)
  if (sum(o) != n_escannos) {
    resto <- G - o
    cuota <- resto[order(resto, decreasing = T)][n_escannos - sum(o)]
    W <- (resto >= cuota) & (cumsum(resto) <= n_escannos - sum(o))
    seats <- o + rowSums(W)
    o <- seats
  }

  # Resultados
  data.frame("Partidos" = partidos, "Escanos" = as.numeric(o))
}
## ---- chunk 40
# LR Hare Prueba fijo densidad, fijo votos, fijo n_partidos, distintos escaños
partidos <- paste("Partido_", seq_len(20), sep = "")
n_escannos <- 800
votos <- vot_igualdad_media



resul <- lapply(seq_len(n_escannos), function(x) asientos_dhondt(partidos, votos, x, couta_min = 0)$Escanos)
resul1 <- as.data.table(resul)
## ---- chunk 41

dis <- apply(X = resul1[, 1:800], MARGIN = 2, FUN = function(x) desproporción(s = x, v = votos))





dis1 <- data.frame("Desproporción" = dis, "Escannos" = seq_len(length(dis)))
var_esc_hare <- dis1

ggplot(data = dis1, mapping = aes(Escannos, Desproporción)) +
  geom_point(data = dis1, mapping = aes(color = Desproporción), show.legend = F) +
  scale_fill_gradient(low = "red", high = "yellow") +
  labs(subtitle = "Variando el número de escaños a repartir", title = "Desproporción según LR Hare", caption = "Elaboración propia: Angel González", x = "Número de Escaños")
## ---- chunk 42
# LR Hare Prueba fijo densidad, fijo votos, var n_partidos, fijo escaños
partidos <- NULL
for (i in seq_len(100)) {
  partidos[[i]] <- paste("Partido_", seq_len(i), sep = "")
}
# partidos <- paste("Partido_", seq_len(20), sep = "")
n_escannos <- 30
votos <- NULL
for (i in seq_len(100)) {
  votos[[i]] <- trunc(rep(x = 10e5, length(partidos[[i]])))
  votos[[i]] <- votos[[i]] * dexp(seq_len(length(partidos[[i]])), rate = expon[100])
}



resul <- NULL
for (i in seq_len(length(partidos))) {
  if (i == 1) {
    next
  }
  n_escannos <- 50 # Variable
  # votos <- votos[[i]] # Fijo
  resul[[i]] <- asientos_dhondt(partidos[[i]], votos[[i]], n_escannos, couta_min = 0)$Escanos
}

resul1 <- as.data.table(resul)
# Arreglar tabla poniendo NA donde se necesita
for (i in 3:(ncol(resul1) - 2)) {
  resul1[[i - 2]][i:nrow(resul1)] <- NA
}

# Analizar la desproporción columna a columna
dis <- seq_len(length(partidos))
for (i in seq_len(length(partidos) - 1)) {
  dis[i] <- desproporción(s = as.vector(na.omit(resul1[[i]])), v = votos[[i + 1]])
}



dis[100] <- dis[99] 





dis1 <- data.frame("Desproporción" = dis, "Escannos" = seq_len(length(dis)))
var_par_hare <- dis1

ggplot(data = dis1, mapping = aes(Escannos, Desproporción)) +
  geom_point(data = dis1, mapping = aes(color = Desproporción), show.legend = F) +
  scale_fill_gradient(low = "red", high = "yellow") +
  labs(subtitle = "Variando el número de partidos", title = "Desproporción según LR Hare", caption = "Elaboración propia: Angel González", x = "Número de Partidos")
## ---- chunk 43
# LR Hare Prueba var densidad, fijo votos, fijo n_partidos, fijo escaños
partidos <- paste("Partido_", seq_len(20), sep = "")
n_escannos <- 500


# Modificar la densidad de los votos
votos <- trunc(rep(x = 10e5, length(partidos)))
expon <- seq(from = 0.001, to = 1, length.out = 1000)
vot <- NULL
for (i in seq_len(1000)) {
  vot[[i]] <- votos * dexp(seq_len(length(partidos)), rate = expon[i])
}










# Aplicarlo
resul <- NULL
for (i in seq_len(n_escannos)) {
  # n_escannos <- i # Variable
  votos <- vot[[i]] # Fijo
  resul[[i]] <- asientos_dhondt(partidos, votos, n_escannos, couta_min = 0)$Escanos
}

resul1 <- as.data.table(resul)

# Analizar la desproporción columna a columna
dis <- seq_len(ncol(resul1))
for (i in seq_len(ncol(resul1))) {
  dis[i] <- desproporción(s = resul1[[i]], v = vot[[i]])
}








#       Concentración (menor a mayor)")

dis1 <- data.frame("Desproporción" = dis, "Escannos" = seq_len(length(dis)))
var_dis_hare <- dis1

ggplot(data = dis1, mapping = aes(Escannos, Desproporción)) +
  geom_point(data = dis1, mapping = aes(color = Desproporción), show.legend = F) +
  scale_fill_gradient(low = "red", high = "yellow") +
  labs(subtitle = "Variando la distribución de los votos", title = "Desproporción según LR Hare", caption = "Elaboración propia: Angel González", x = "Concentración (menor a mayor)")
## ---- chunk 44

# Variables
partidos <- paste("Partido_", seq_len(20), sep = "")
n_escannos <- 5
votos <- trunc(vot[[100]])

asientos_dhondt <- function(partidos, votos,
                            n_escannos,
                            couta_min = 0) {
  # Cuota mínima
  nv <- sum(votos)
  vn <- votos
  vn[votos <= nv * couta_min] <- 0
  votos <- vn

  # Escaños
  div <- trunc(nv / (n_escannos + 1)) # Parte entera
  G <- sapply(div, function(x) votos / x)
  o <- trunc(G)
  if (sum(o) != n_escannos) {
    resto <- G - o
    cuota <- resto[order(resto, decreasing = T)][n_escannos - sum(o)]
    W <- (resto >= cuota) & (cumsum(resto) <= n_escannos - sum(o))
    seats <- o + rowSums(W)
    o <- seats
  }

  # Resultados
  data.frame("Partidos" = partidos, "Escanos" = as.numeric(o))
}

## ---- chunk 45
# LR Droop Prueba fijo densidad, fijo votos, fijo n_partidos, distintos escaños
partidos <- paste("Partido_", seq_len(20), sep = "")
n_escannos <- 800
votos <- vot_igualdad_media








resul <- lapply(seq_len(n_escannos), function(x) asientos_dhondt(partidos, votos, x, couta_min = 0)$Escanos)
resul1 <- as.data.table(resul)
## ---- chunk 46

dis <- apply(X = resul1[, 1:800], MARGIN = 2, FUN = function(x) desproporción(s = x, v = votos))





dis1 <- data.frame("Desproporción" = dis, "Escannos" = seq_len(length(dis)))
var_esc_Droop <- dis1

ggplot(data = dis1, mapping = aes(Escannos, Desproporción)) +
  geom_point(data = dis1, mapping = aes(color = Desproporción), show.legend = F) +
  scale_fill_gradient(low = "red", high = "yellow") +
  labs(subtitle = "Variando el número de escaños a repartir", title = "Desproporción según LR Droop", caption = "Elaboración propia: Angel González", x = "Número de Escaños")
## ---- chunk 47
# LR Droop Prueba fijo densidad, fijo votos, var n_partidos, fijo escaños
partidos <- NULL
for (i in seq_len(100)) {
  partidos[[i]] <- paste("Partido_", seq_len(i), sep = "")
}
# partidos <- paste("Partido_", seq_len(20), sep = "")
n_escannos <- 30
votos <- NULL
for (i in seq_len(100)) {
  votos[[i]] <- trunc(rep(x = 10e5, length(partidos[[i]])))
  votos[[i]] <- votos[[i]] * dexp(seq_len(length(partidos[[i]])), rate = expon[100])
}



resul <- NULL
for (i in seq_len(length(partidos))) {
  if (i == 1) {
    next
  }
  n_escannos <- 50 # Variable
  # votos <- votos[[i]] # Fijo
  resul[[i]] <- asientos_dhondt(partidos[[i]], votos[[i]], n_escannos, couta_min = 0)$Escanos
}

resul1 <- as.data.table(resul)
# Arreglar tabla poniendo NA donde se necesita
for (i in 3:(ncol(resul1) - 2)) {
  resul1[[i - 2]][i:nrow(resul1)] <- NA
}

# Analizar la desproporción columna a columna
dis <- seq_len(length(partidos))
for (i in seq_len(length(partidos) - 1)) {
  dis[i] <- desproporción(s = as.vector(na.omit(resul1[[i]])), v = votos[[i + 1]])
}



dis[100] <- dis[99] 





dis1 <- data.frame("Desproporción" = dis, "Escannos" = seq_len(length(dis)))
var_par_Droop <- dis1

ggplot(data = dis1, mapping = aes(Escannos, Desproporción)) +
  geom_point(data = dis1, mapping = aes(color = Desproporción), show.legend = F) +
  scale_fill_gradient(low = "red", high = "yellow") +
  labs(subtitle = "Variando el número de partidos", title = "Desproporción según LR Droop", caption = "Elaboración propia: Angel González", x = "Número de Partidos")
## ---- chunk 48
# LR Droop Prueba var densidad, fijo votos, fijo n_partidos, fijo escaños
partidos <- paste("Partido_", seq_len(20), sep = "")
n_escannos <- 500


# Modificar la densidad de los votos
votos <- trunc(rep(x = 10e5, length(partidos)))
expon <- seq(from = 0.001, to = 1, length.out = 1000)
vot <- NULL
for (i in seq_len(1000)) {
  vot[[i]] <- votos * dexp(seq_len(length(partidos)), rate = expon[i])
}










# Aplicarlo
resul <- NULL
for (i in seq_len(n_escannos)) {
  # n_escannos <- i # Variable
  votos <- vot[[i]] # Fijo
  resul[[i]] <- asientos_dhondt(partidos, votos, n_escannos, couta_min = 0)$Escanos
}

resul1 <- as.data.table(resul)

# Analizar la desproporción columna a columna
dis <- seq_len(ncol(resul1))
for (i in seq_len(ncol(resul1))) {
  dis[i] <- desproporción(s = resul1[[i]], v = vot[[i]])
}








#       Concentración (menor a mayor)")

dis1 <- data.frame("Desproporción" = dis, "Escannos" = seq_len(length(dis)))
var_dis_Droop <- dis1

ggplot(data = dis1, mapping = aes(Escannos, Desproporción)) +
  geom_point(data = dis1, mapping = aes(color = Desproporción), show.legend = F) +
  scale_fill_gradient(low = "red", high = "yellow") +
  labs(subtitle = "Variando la distribución de los votos", title = "Desproporción según LR Droop", caption = "Elaboración propia: Angel González", x = "Concentración (menor a mayor)")
## ---- chunk 49

# Variables
partidos <- paste("Partido_", seq_len(20), sep = "")
n_escannos <- 5
votos <- trunc(vot[[100]])

asientos_dhondt <- function(partidos, votos,
                            n_escannos,
                            couta_min = 0) {
  # Cuota mínima
  nv <- sum(votos)
  vn <- votos
  vn[votos <= nv * couta_min] <- 0
  votos <- vn

  # Escaños
  div <- trunc(nv / (n_escannos + 2)) # Parte entera
  G <- sapply(div, function(x) votos / x)
  o <- trunc(G)
  if (sum(o) != n_escannos) {
    resto <- G - o
    cuota <- resto[order(resto, decreasing = T)][n_escannos - sum(o)]
    W <- (resto >= cuota) & (cumsum(resto) <= n_escannos - sum(o))
    seats <- o + rowSums(W)
    o <- seats
  }

  # Resultados
  data.frame("Partidos" = partidos, "Escanos" = as.numeric(o))
}







#

####


#










#
## ---- chunk 50
# LR imperialilr Prueba fijo densidad, fijo votos, fijo n_partidos, distintos escaños
partidos <- paste("Partido_", seq_len(20), sep = "")
n_escannos <- 800
votos <- vot_igualdad_media








resul <- lapply(seq_len(n_escannos), function(x) asientos_dhondt(partidos, votos, x, couta_min = 0)$Escanos)
resul1 <- as.data.table(resul)
## ---- chunk 51

dis <- apply(X = resul1[, 1:800], MARGIN = 2, FUN = function(x) desproporción(s = x, v = votos))





dis1 <- data.frame("Desproporción" = dis, "Escannos" = seq_len(length(dis)))
var_esc_imperialilr <- dis1

ggplot(data = dis1, mapping = aes(Escannos, Desproporción)) +
  geom_point(data = dis1, mapping = aes(color = Desproporción), show.legend = F) +
  scale_fill_gradient(low = "red", high = "yellow") +
  labs(subtitle = "Variando el número de escaños a repartir", title = "Desproporción según LR imperiali", caption = "Elaboración propia: Angel González", x = "Número de Escaños")
## ---- chunk 52
# LR imperialilr Prueba fijo densidad, fijo votos, var n_partidos, fijo escaños
partidos <- NULL
for (i in seq_len(100)) {
  partidos[[i]] <- paste("Partido_", seq_len(i), sep = "")
}
# partidos <- paste("Partido_", seq_len(20), sep = "")
n_escannos <- 30
votos <- NULL
for (i in seq_len(100)) {
  votos[[i]] <- trunc(rep(x = 10e5, length(partidos[[i]])))
  votos[[i]] <- votos[[i]] * dexp(seq_len(length(partidos[[i]])), rate = expon[100])
}



resul <- NULL
for (i in seq_len(length(partidos))) {
  if (i == 1) {
    next
  }
  n_escannos <- 50 # Variable
  # votos <- votos[[i]] # Fijo
  resul[[i]] <- asientos_dhondt(partidos[[i]], votos[[i]], n_escannos, couta_min = 0)$Escanos
}

resul1 <- as.data.table(resul)
# Arreglar tabla poniendo NA donde se necesita
for (i in 3:(ncol(resul1) - 2)) {
  resul1[[i - 2]][i:nrow(resul1)] <- NA
}

# Analizar la desproporción columna a columna
dis <- seq_len(length(partidos))
for (i in seq_len(length(partidos) - 1)) {
  dis[i] <- desproporción(s = as.vector(na.omit(resul1[[i]])), v = votos[[i + 1]])
}



dis[100] <- dis[99] 





dis1 <- data.frame("Desproporción" = dis, "Escannos" = seq_len(length(dis)))
var_par_imperialilr <- dis1

ggplot(data = dis1, mapping = aes(Escannos, Desproporción)) +
  geom_point(data = dis1, mapping = aes(color = Desproporción), show.legend = F) +
  scale_fill_gradient(low = "red", high = "yellow") +
  labs(subtitle = "Variando el número de partidos", title = "Desproporción según LR imperiali", caption = "Elaboración propia: Angel González", x = "Número de Partidos")
## ---- chunk 53
# LR imperialilr Prueba var densidad, fijo votos, fijo n_partidos, fijo escaños
partidos <- paste("Partido_", seq_len(20), sep = "")
n_escannos <- 500


# Modificar la densidad de los votos
votos <- trunc(rep(x = 10e5, length(partidos)))
expon <- seq(from = 0.001, to = 1, length.out = 1000)
vot <- NULL
for (i in seq_len(1000)) {
  vot[[i]] <- votos * dexp(seq_len(length(partidos)), rate = expon[i])
}










# Aplicarlo
resul <- NULL
for (i in seq_len(n_escannos)) {
  # n_escannos <- i # Variable
  votos <- vot[[i]] # Fijo
  resul[[i]] <- asientos_dhondt(partidos, votos, n_escannos, couta_min = 0)$Escanos
}

resul1 <- as.data.table(resul)

# Analizar la desproporción columna a columna
dis <- seq_len(ncol(resul1))
for (i in seq_len(ncol(resul1))) {
  dis[i] <- desproporción(s = resul1[[i]], v = vot[[i]])
}








#       Concentración (menor a mayor)")

dis1 <- data.frame("Desproporción" = dis, "Escannos" = seq_len(length(dis)))
var_dis_imperialilr <- dis1

ggplot(data = dis1, mapping = aes(Escannos, Desproporción)) +
  geom_point(data = dis1, mapping = aes(color = Desproporción), show.legend = F) +
  scale_fill_gradient(low = "red", high = "yellow") +
  labs(subtitle = "Variando la distribución de los votos", title = "Desproporción según LR imperiali", caption = "Elaboración propia: Angel González", x = "Concentración (menor a mayor)")
## ---- chunk 54
var_esc_dhondt$Metodo <- "D`Hondt"
var_esc_sl$Metodo <- "Sainte-Lague"
var_esc_msl$Metodo <- "Modified Sainte-Lague"
var_esc_imp$Metodo <- "Imperiali"
var_esc_hh$Metodo <- "Huntington-Hill"
var_esc_ad$Metodo <- "Adams"
var_esc_dan$Metodo <- "Danish"
var_esc_hare$Metodo <- "LR-Hare"
var_esc_Droop$Metodo <- "LR-Droop"
var_esc_imperialilr$Metodo <- "LR-Imperiali"

var_esc <- rbind(var_esc_dhondt, var_esc_sl, var_esc_msl, var_esc_imp, var_esc_hh, var_esc_ad, var_esc_dan, var_esc_hare, var_esc_Droop, var_esc_imperialilr)

# ggplot(data = var_esc, mapping = aes(Escannos, Desproporción)) +
#   # geom_point(data = var_esc, mapping = aes(fill = "Metodo"), show.legend = F) +
#   geom_point() +
#   facet_grid(cols = vars(Metodo)) +
#   scale_fill_gradient(low = "red", high = "yellow") +
#   labs(subtitle = "Variando la distribución de los votos", title = "Desproporción según Danish", caption = "Elaboración propia: Angel González", x = "Concentración (menor a mayor)")

library(ggrepel)
ggplot(data = var_esc, mapping = aes(Escannos, Desproporción)) +
  geom_line(aes(colour = factor(Metodo)),size=1) +
  labs(subtitle = "Variando el número de escaños a repartir", title = "Desproporción ", caption = "Elaboración propia: Angel González", x = "Número de Escaños") +
  # labs(title = "Variando la distribución de los votos", subtitle = "Desproporción", caption = "Elaboración propia: Angel González", x = "Número de Escaños")+
  guides(color = guide_legend(title = "Método")) +
  theme(
    legend.position = c(.95, .95),
    legend.justification = c("right", "top"),
    legend.box.just = "right",
    legend.margin = margin(6, 6, 6, 6)
  )
# +geom_label_repel(data = var_esc[var_esc$Escannos == 100,], 
#                    aes(label = factor(Metodo)),
#                    max.overlaps = 100,
#                    nudge_x = .7,
#                    na.rm = TRUE)
## ---- chunk 55
# var_esc_dhondt$Metodo <- "D`Hondt"
# var_esc_sl$Metodo <- "Sainte-Lague"
# var_esc_msl$Metodo <- "Modified Sainte-Lague"
# var_esc_imp$Metodo <- "Imperiali"
# var_esc_hh$Metodo <- "Huntington-Hill"
# var_esc_ad$Metodo <- "Adams"
# var_esc_dan$Metodo <- "Danish"
# var_esc_hare$Metodo <- "LR-Hare"
# var_esc_Droop$Metodo <- "LR-Droop"
#
# var_esc <- rbind(var_esc_dhondt, var_esc_sl, var_esc_msl, var_esc_imp, var_esc_hh, var_esc_ad, var_esc_dan,var_esc_hare,var_esc_Droop)

# ggplot(data = var_esc, mapping = aes(Escannos, Desproporción)) +
#   # geom_point(data = var_esc, mapping = aes(fill = "Metodo"), show.legend = F) +
#   geom_point() +
#   facet_grid(cols = vars(Metodo)) +
#   scale_fill_gradient(low = "red", high = "yellow") +
#   labs(subtitle = "Variando la distribución de los votos", title = "Desproporción según Danish", caption = "Elaboración propia: Angel González", x = "Concentración (menor a mayor)")

ggplot(data = var_esc[var_esc$Escannos > 300 & var_esc$Escannos < 400, ], mapping = aes(Escannos, Desproporción)) +
  geom_line(aes(colour = factor(Metodo))) +
  labs(subtitle = "Variando el número de escaños a repartir", title = "Desproporción ", caption = "Elaboración propia: Angel González", x = "Número de Escaños") +
  guides(color = guide_legend(title = "Método")) +
  theme(
    legend.position = c(.99, .99),
    legend.justification = c("right", "top"),
    legend.box.just = "right",
    legend.margin = margin(3, 3, 3, 3)
  ) 

## ---- chunk 56
var_par_dhondt$Metodo <- "D`Hondt"
var_par_sl$Metodo <- "Sainte-Lague"
var_par_msl$Metodo <- "Modified Sainte-Lague"
var_par_imp$Metodo <- "Imperiali"
var_par_hh$Metodo <- "Huntington-Hill"
var_par_ad$Metodo <- "Adams"
var_par_dan$Metodo <- "Danish"
var_par_hare$Metodo <- "LR-Hare"
var_par_Droop$Metodo <- "LR-Droop"
var_par_imperialilr$Metodo <- "LR-Imperiali"

var_par <- rbind(var_par_dhondt, var_par_sl, var_par_msl, var_par_imp, var_par_hh, var_par_ad, var_par_dan, var_par_hare, var_par_Droop, var_par_imperialilr)


ggplot(data = var_par, mapping = aes(Escannos, Desproporción)) +
  geom_point(aes(colour = factor(Metodo))) +
  labs(subtitle = "Variando el número de partidos", title = "Desproporción", caption = "Elaboración propia: Angel González", x = "Número de partidos") +
  guides(color = guide_legend(title = "Método")) +
  theme(
    legend.position = c(.95, .95),
    legend.justification = c("right", "top"),
    legend.box.just = "right",
    legend.margin = margin(6, 6, 6, 6)
  )
## ---- chunk 57
# var_par_dhondt$Metodo <- "D`Hondt"
# var_par_sl$Metodo <- "Sainte-Lague"
# var_par_msl$Metodo <- "Modified Sainte-Lague"
# var_par_imp$Metodo <- "Imperiali"
# var_par_hh$Metodo <- "Huntington-Hill"
# var_par_ad$Metodo <- "Adams"
# var_par_dan$Metodo <- "Danish"
# var_par_hare$Metodo <- "LR-Hare"
#
# var_par <- rbind(var_par_dhondt, var_par_sl, var_par_msl, var_par_imp, var_par_hh, var_par_ad, var_par_dan,var_par_hare)


ggplot(data = var_par[var_par$Escannos < 50, ], mapping = aes(Escannos, Desproporción)) +
  geom_point(aes(colour = factor(Metodo))) +
  geom_line(aes(colour = factor(Metodo)), size = 1) +
  labs(subtitle = "Variando el número de partidos", title = "Desproporción", caption = "Elaboración propia: Angel González", x = "Número de partidos") +
  guides(color = guide_legend(title = "Método")) +
  theme(
    legend.position = c(.95, .95),
    legend.justification = c("right", "top"),
    legend.box.just = "right",
    legend.margin = margin(6, 6, 6, 6)
  )+
geom_label_repel(data = var_par[var_par$Escannos == 50,],
                   aes(label = factor(Metodo)),
                   max.overlaps = 100,
                   nudge_x = .7,
                   na.rm = TRUE)
## ---- chunk 58
var_dis_dhondt$Metodo <- "D`Hondt"
var_dis_sl$Metodo <- "Sainte-Lague"
var_dis_msl$Metodo <- "Modified Sainte-Lague"
var_dis_imp$Metodo <- "Imperiali"
var_dis_hh$Metodo <- "Huntington-Hill"
var_dis_ad$Metodo <- "Adams"
var_dis_dan$Metodo <- "Danish"
var_dis_hare$Metodo <- "LR-Hare"
var_dis_Droop$Metodo <- "LR-Droop"
var_dis_imperialilr$Metodo <- "LR-Imperiali"

var_dis <- rbind(var_dis_dhondt, var_dis_sl, var_dis_msl, var_dis_imp, var_dis_hh, var_dis_ad, var_dis_dan, var_dis_hare, var_dis_Droop, var_dis_imperialilr)


ggplot(data = var_dis, mapping = aes(Escannos, Desproporción)) +
  geom_point(aes(colour = factor(Metodo))) +
  labs(subtitle = "Variando la distribucion de los votos", title = "Desproporción", caption = "Elaboración propia: Angel González", x = "Concentración (menor a mayor)") +
  guides(color = guide_legend(title = "Método")) +
  theme(
    legend.position = c(.95, .95),
    legend.justification = c("right", "top"),
    legend.box.just = "right",
    legend.margin = margin(6, 6, 6, 6)
  )
## ---- chunk 59
# var_dis_dhondt$Metodo <- "D`Hondt"
# var_dis_sl$Metodo <- "Sainte-Lague"
# var_dis_msl$Metodo <- "Modified Sainte-Lague"
# var_dis_imp$Metodo <- "Imperiali"
# var_dis_hh$Metodo <- "Huntington-Hill"
# var_dis_ad$Metodo <- "Adams"
# var_dis_dan$Metodo <- "Danish"
# var_dis_hare$Metodo <- "LR-Hare"
#
# var_dis <- rbind(var_dis_dhondt, var_dis_sl, var_dis_msl, var_dis_imp, var_dis_hh, var_dis_ad, var_dis_dan,var_dis_hare)


ggplot(data = var_dis[var_dis$Escannos > 400, ], mapping = aes(Escannos, Desproporción)) +
  geom_point(aes(colour = factor(Metodo),shape=factor(Metodo))) +
   scale_shape_manual(values = c(1:10))+
  # geom_line(aes(colour = factor(Metodo)), size = 1)+
  labs(subtitle = "Variando la distribucion de los votos", title = "Desproporción", caption = "Elaboración propia: Angel González", x = "Concentración (menor a mayor)") +
  guides(color = guide_legend(title = "Método")) +
  theme(
    legend.position = c(.95, .95),
    legend.justification = c("right", "top"),
    legend.box.just = "right",
    legend.margin = margin(6, 6, 6, 6)
  )
## ---- chunk 60
knitr::write_bib(c(
  "knitr", "rmarkdown", "dplyr", "ggplot2", "xtable",
  "stringr", "shiny", "flexdashboard", "htmlwidgets",
  "bookdown", "tidyselect", "tibble", "scales"
),
file = "bib/paquetemio.bib",
width = 60
)
